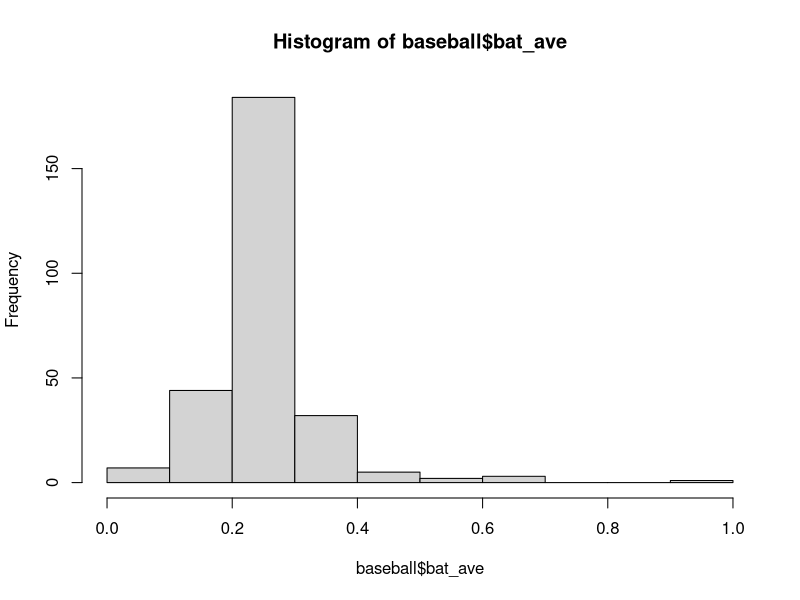
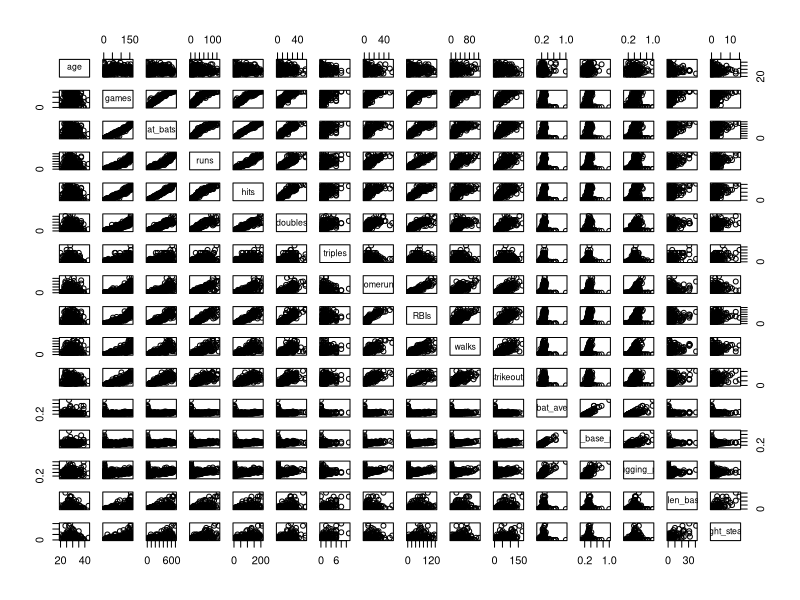

These figures' R source, in order:
#Richard Magnotti

baseball = read.table("baseball.txt",header=T) 

summary(baseball)
str(baseball)

hist(baseball$bat_ave)
table(baseball$team)

boxplot.stats(baseball$bat_ave)
#outliers include:
# [1] 0.111 0.455 0.077 0.100 0.105 0.077 0.083 0.091 0.091 0.100 0.429 0.400 0.600 0.600 0.500 0.667 0.667
#[18] 0.667 0.500 0.500 1.000

baseball.sub1 = baseball[c(3,5:19)]
plot(baseball.sub1)
#for one example of each:
#positive correlation: hits and runs
#negative correlation: age and caught_stealing
#no correlation: hit and bat_ave

cor(baseball.sub1)
#yes, these results agree with my correlation assumptions 
#hits and runs: 0.97070423
#age and caught_stealing: -0.01318307
#hit and bat_ave: 0.12534959 (which obviously isn't 0, but it's far form negative and far from strong positive)

znorm = scale(baseball.sub1)
summary(znorm)

shapiro.test(baseball.sub1$bat_ave)
#with a p-value less than 2.2e-16, this means we can REJECT the null hypothesis (the data is normal)
#therefore we conclude that bat_ave is not normalized

baseball.sample.1 = baseball[sample(1:nrow(baseball), 20, replace=F),]
baseball.sample.2 = baseball[sample(1:nrow(baseball), 20, replace=F),]

t.test(baseball.sample.1$bat_ave)
#95% confidence interval of: 0.2322355 0.2947645 
t.test(baseball.sample.2$bat_ave)
#95% confidence interval of: 0.2302091 0.3571909

t.test(baseball.sample.1$bat_ave,baseball.sample.2$bat_ave)
#the true difference in means is not equal to zero!
#therefore there IS a difference in means
#that difference of means is equal to .0302 (which, relatively, is not too significant, but is worth noting)

lm1 = lm(bat_ave ~ hits + on_base_pct, data = baseball.sub1)
summary(lm1)
#beta values: 
#hits = -1.144e-04
#on_base_pct = 9.301e-01
#intercept = -2.878e-02
#residual standard error = 0.04045 on 275 degrees of freedom
#Multiple R-squared = 0.8101
#Adjusted R-squared = 0.8088 

batAve.predict = predict(lm1, newdata=data.frame(hits=160,on_base_pct=.250),interval="confidence")
batAve.predict

